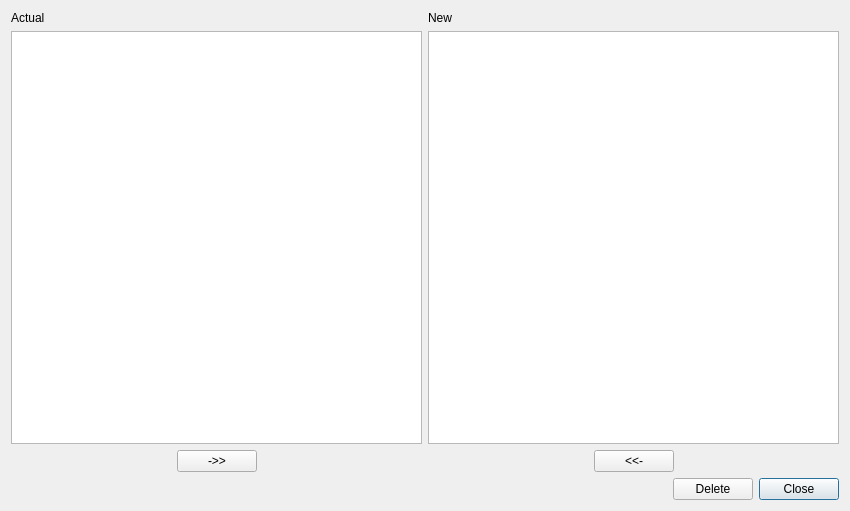
<?xml version="1.0" encoding="UTF-8"?>
<ui version="4.0">
 <class>DialogCheckDataBase</class>
 <widget class="QDialog" name="DialogCheckDataBase">
  <property name="geometry">
   <rect>
    <x>0</x>
    <y>0</y>
    <width>850</width>
    <height>511</height>
   </rect>
  </property>
  <property name="windowTitle">
   <string>Check DataBase</string>
  </property>
  <layout class="QHBoxLayout" name="horizontalLayout_5">
   <item>
    <layout class="QVBoxLayout" name="verticalLayout_3">
     <item>
      <layout class="QHBoxLayout" name="horizontalLayout_4">
       <item>
        <layout class="QVBoxLayout" name="verticalLayout_2">
         <item>
          <widget class="QLabel" name="labelOld">
           <property name="text">
            <string>Actual</string>
           </property>
          </widget>
         </item>
         <item>
          <widget class="QTableWidget" name="tableWidgetOld">
           <property name="selectionBehavior">
            <enum>QAbstractItemView::SelectRows</enum>
           </property>
          </widget>
         </item>
         <item>
          <layout class="QHBoxLayout" name="horizontalLayout">
           <item>
            <spacer name="horizontalSpacer_4">
             <property name="orientation">
              <enum>Qt::Horizontal</enum>
             </property>
             <property name="sizeHint" stdset="0">
              <size>
               <width>40</width>
               <height>20</height>
              </size>
             </property>
            </spacer>
           </item>
           <item>
            <widget class="QPushButton" name="pushButtonMoveInNew">
             <property name="toolTip">
              <string>Send to new Database</string>
             </property>
             <property name="text">
              <string>-&gt;&gt;</string>
             </property>
             <property name="autoDefault">
              <bool>false</bool>
             </property>
            </widget>
           </item>
           <item>
            <spacer name="horizontalSpacer">
             <property name="orientation">
              <enum>Qt::Horizontal</enum>
             </property>
             <property name="sizeHint" stdset="0">
              <size>
               <width>40</width>
               <height>20</height>
              </size>
             </property>
            </spacer>
           </item>
          </layout>
         </item>
        </layout>
       </item>
       <item>
        <layout class="QVBoxLayout" name="verticalLayout">
         <item>
          <widget class="QLabel" name="labelNew">
           <property name="text">
            <string>New</string>
           </property>
          </widget>
         </item>
         <item>
          <widget class="QTableWidget" name="tableWidgetNew">
           <property name="selectionBehavior">
            <enum>QAbstractItemView::SelectRows</enum>
           </property>
          </widget>
         </item>
         <item>
          <layout class="QHBoxLayout" name="horizontalLayout_2">
           <item>
            <spacer name="horizontalSpacer_2">
             <property name="orientation">
              <enum>Qt::Horizontal</enum>
             </property>
             <property name="sizeHint" stdset="0">
              <size>
               <width>40</width>
               <height>20</height>
              </size>
             </property>
            </spacer>
           </item>
           <item>
            <widget class="QPushButton" name="pushButtonMoverInActual">
             <property name="toolTip">
              <string>Send to Actual Database</string>
             </property>
             <property name="text">
              <string>&lt;&lt;-</string>
             </property>
             <property name="autoDefault">
              <bool>false</bool>
             </property>
            </widget>
           </item>
           <item>
            <spacer name="horizontalSpacer_5">
             <property name="orientation">
              <enum>Qt::Horizontal</enum>
             </property>
             <property name="sizeHint" stdset="0">
              <size>
               <width>40</width>
               <height>20</height>
              </size>
             </property>
            </spacer>
           </item>
          </layout>
         </item>
        </layout>
       </item>
      </layout>
     </item>
     <item>
      <layout class="QHBoxLayout" name="horizontalLayout_3">
       <item>
        <spacer name="horizontalSpacer_3">
         <property name="orientation">
          <enum>Qt::Horizontal</enum>
         </property>
         <property name="sizeHint" stdset="0">
          <size>
           <width>40</width>
           <height>20</height>
          </size>
         </property>
        </spacer>
       </item>
       <item>
        <widget class="QPushButton" name="pushButtonDelete">
         <property name="toolTip">
          <string>Delete selected lines from correspondant Database</string>
         </property>
         <property name="text">
          <string>Delete</string>
         </property>
        </widget>
       </item>
       <item>
        <widget class="QPushButton" name="pushButtonClose">
         <property name="text">
          <string>Close</string>
         </property>
         <property name="default">
          <bool>true</bool>
         </property>
        </widget>
       </item>
      </layout>
     </item>
    </layout>
   </item>
  </layout>
 </widget>
 <resources/>
 <connections/>
</ui>
